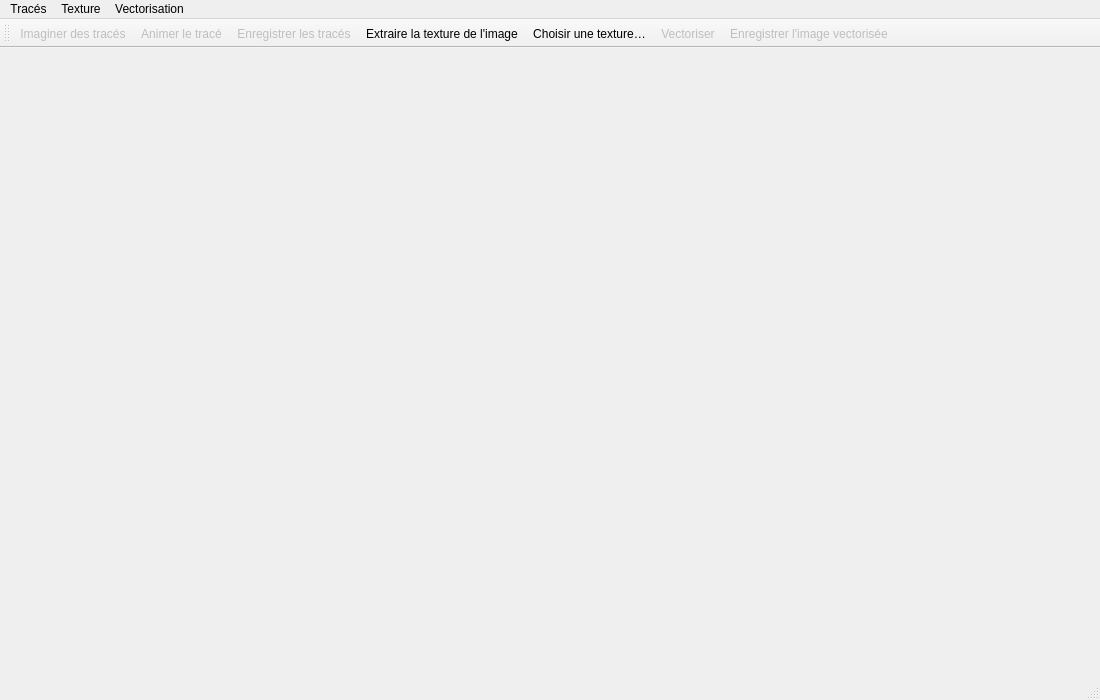
<?xml version="1.0" encoding="UTF-8"?>
<ui version="4.0">
 <class>MainWindow</class>
 <widget class="QMainWindow" name="MainWindow">
  <property name="geometry">
   <rect>
    <x>0</x>
    <y>0</y>
    <width>1100</width>
    <height>700</height>
   </rect>
  </property>
  <property name="windowTitle">
   <string>Vectorise — Analyse topologique</string>
  </property>
  <widget class="QWidget" name="centralwidget">
   <layout class="QVBoxLayout" name="verticalLayout">
    <item>
     <widget class="QWidget" name="imageContainer">
      <property name="sizePolicy">
       <sizepolicy hsizetype="Preferred" vsizetype="Expanding">
        <horstretch>0</horstretch>
        <verstretch>1</verstretch>
       </sizepolicy>
      </property>
      <layout class="QVBoxLayout" name="imageLayout">
       <property name="leftMargin">
        <number>0</number>
       </property>
       <property name="topMargin">
        <number>0</number>
       </property>
       <property name="rightMargin">
        <number>0</number>
       </property>
       <property name="bottomMargin">
        <number>0</number>
       </property>
      </layout>
     </widget>
    </item>
   </layout>
  </widget>
  <widget class="QMenuBar" name="menubar">
   <property name="geometry">
    <rect>
     <x>0</x>
     <y>0</y>
     <width>1100</width>
     <height>22</height>
    </rect>
   </property>
   <widget class="QMenu" name="menuTraces">
    <property name="title">
     <string>Tracés</string>
    </property>
    <addaction name="actionGetOutline"/>
    <addaction name="actionShow"/>
    <addaction name="actionSaveStrokes"/>
   </widget>
   <widget class="QMenu" name="menuTexture">
    <property name="title">
     <string>Texture</string>
    </property>
    <addaction name="actionSaveTextureFromImage"/>
    <addaction name="actionSelectTexture"/>
   </widget>
   <widget class="QMenu" name="menuVectorisation">
    <property name="title">
     <string>Vectorisation</string>
    </property>
    <addaction name="actionVectorise"/>
    <addaction name="actionSave"/>
   </widget>
   <addaction name="menuTraces"/>
   <addaction name="menuTexture"/>
   <addaction name="menuVectorisation"/>
  </widget>
  <widget class="QStatusBar" name="statusbar"/>
  <widget class="QToolBar" name="toolBar">
   <property name="windowTitle">
    <string>Outils</string>
   </property>
   <attribute name="toolBarArea">
    <enum>TopToolBarArea</enum>
   </attribute>
   <attribute name="toolBarBreak">
    <bool>false</bool>
   </attribute>
   <addaction name="actionGetOutline"/>
   <addaction name="actionShow"/>
   <addaction name="actionSaveStrokes"/>
   <addaction name="actionSaveTextureFromImage"/>
   <addaction name="actionSelectTexture"/>
   <addaction name="actionVectorise"/>
   <addaction name="actionSave"/>
  </widget>
  <action name="actionGetOutline">
   <property name="enabled">
    <bool>false</bool>
   </property>
   <property name="icon">
    <iconset resource="../../../resources/icons/media_restorer.qrc">
     <normaloff>:/icons/line-32x32-14282.png</normaloff>:/icons/line-32x32-14282.png
    </iconset>
   </property>
   <property name="text">
    <string>Imaginer des tracés</string>
   </property>
   <property name="toolTip">
    <string>Analyser la topologie de l'image et proposer des tracés plausibles (Ctrl+G)</string>
   </property>
   <property name="shortcut">
    <string>Ctrl+G</string>
   </property>
  </action>
  <action name="actionShow">
   <property name="enabled">
    <bool>false</bool>
   </property>
   <property name="icon">
    <iconset resource="../../../resources/icons/media_restorer.qrc">
     <normaloff>:/icons/media-playback-start.png</normaloff>:/icons/media-playback-start.png
    </iconset>
   </property>
   <property name="text">
    <string>Animer le tracé</string>
   </property>
   <property name="toolTip">
    <string>Animer le tracé sélectionné dans la liste des candidats (Ctrl+Shift+A)</string>
   </property>
   <property name="shortcut">
    <string>Ctrl+Shift+A</string>
   </property>
  </action>
  <action name="actionSaveStrokes">
   <property name="enabled">
    <bool>false</bool>
   </property>
   <property name="icon">
    <iconset resource="../../../resources/icons/media_restorer.qrc">
     <normaloff>:/icons/document-save-2.png</normaloff>:/icons/document-save-2.png
    </iconset>
   </property>
   <property name="text">
    <string>Enregistrer les tracés</string>
   </property>
   <property name="toolTip">
    <string>Enregistrer tous les candidats dans un fichier .strokes.h5 (Ctrl+S)</string>
   </property>
   <property name="shortcut">
    <string>Ctrl+S</string>
   </property>
  </action>
  <action name="actionSaveTextureFromImage">
   <property name="icon">
    <iconset resource="../../../resources/icons/media_restorer.qrc">
     <normaloff>:/icons/checkboard-32x32-456335.png</normaloff>:/icons/checkboard-32x32-456335.png
    </iconset>
   </property>
   <property name="text">
    <string>Extraire la texture de l'image</string>
   </property>
   <property name="toolTip">
    <string>Extraire le grain des zones sombres et l'enregistrer en .texture.png (Ctrl+T)</string>
   </property>
   <property name="shortcut">
    <string>Ctrl+T</string>
   </property>
  </action>
  <action name="actionSelectTexture">
   <property name="icon">
    <iconset resource="../../../resources/icons/media_restorer.qrc">
     <normaloff>:/icons/folder-open.png</normaloff>:/icons/folder-open.png
    </iconset>
   </property>
   <property name="text">
    <string>Choisir une texture…</string>
   </property>
   <property name="toolTip">
    <string>Utiliser un fichier de texture existant plutôt que celle extraite automatiquement (Ctrl+Shift+T)</string>
   </property>
   <property name="shortcut">
    <string>Ctrl+Shift+T</string>
   </property>
  </action>
  <action name="actionVectorise">
   <property name="enabled">
    <bool>false</bool>
   </property>
   <property name="icon">
    <iconset resource="../../../resources/icons/media_restorer.qrc">
     <normaloff>:/icons/graph-32x32-14320.png</normaloff>:/icons/graph-32x32-14320.png
    </iconset>
   </property>
   <property name="text">
    <string>Vectoriser</string>
   </property>
   <property name="toolTip">
    <string>Recomposer une image à partir du tracé sélectionné et de la texture active (Ctrl+R)</string>
   </property>
   <property name="shortcut">
    <string>Ctrl+R</string>
   </property>
  </action>
  <action name="actionSave">
   <property name="enabled">
    <bool>false</bool>
   </property>
   <property name="icon">
    <iconset resource="../../../resources/icons/media_restorer.qrc">
     <normaloff>:/icons/document-save-as.png</normaloff>:/icons/document-save-as.png
    </iconset>
   </property>
   <property name="text">
    <string>Enregistrer l'image vectorisée</string>
   </property>
   <property name="toolTip">
    <string>Enregistrer le résultat de la vectorisation (Ctrl+Shift+S)</string>
   </property>
   <property name="shortcut">
    <string>Ctrl+Shift+S</string>
   </property>
  </action>
 </widget>
 <resources>
  <include location="../../../resources/icons/media_restorer.qrc"/>
 </resources>
 <connections/>
</ui>
